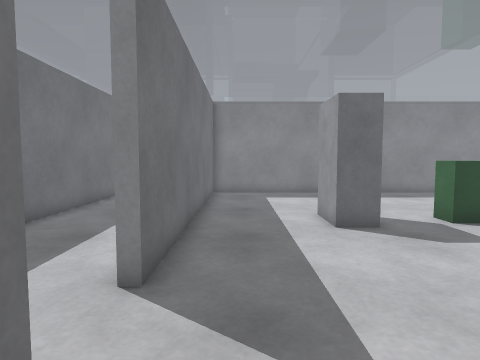
view 1 (above)

21 first-person views from a walk through a Gazebo world. The camera is 0.94 m above the floor, tilts 4° down and sees 75° across. The floor is counted in squares, 0.5 m on a side. Each view is taken from the middle of a square. On the plan, view 1 faces up. The plan holds only what a view shows up to about 17 squares ahead; the rest is blank. The place goes on beyond the plan.

view 2
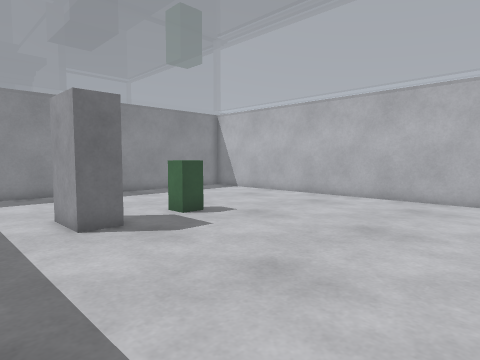

view 3
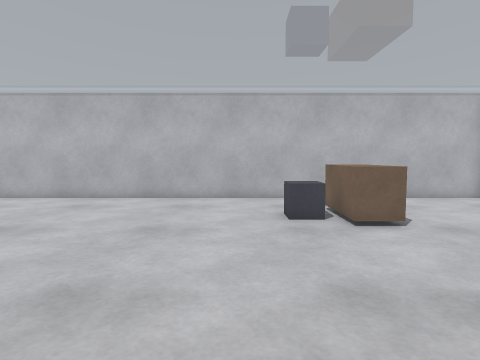

view 4
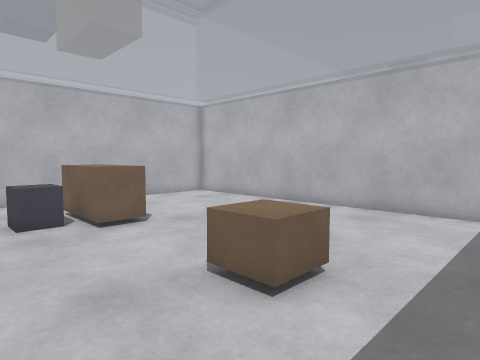

view 5
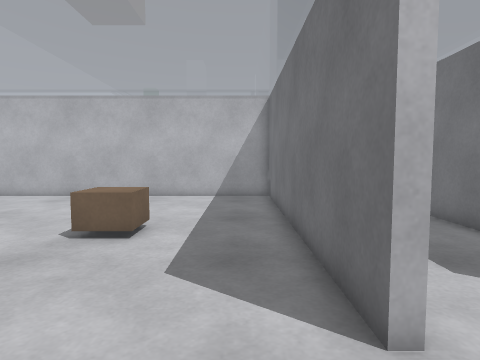

view 6
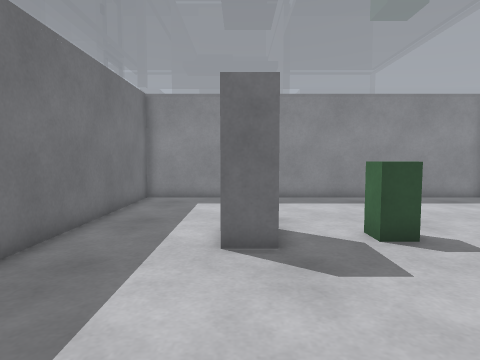

view 7
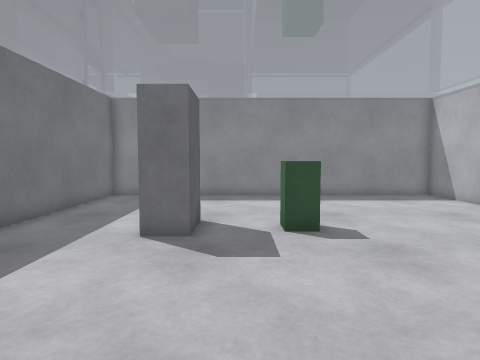

view 8
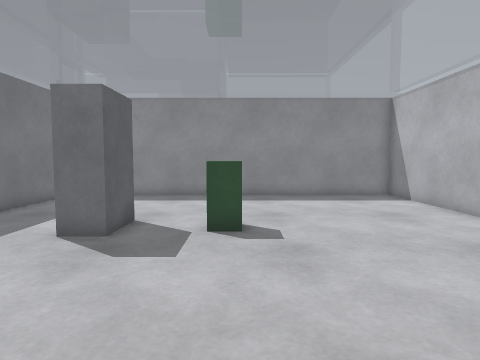

view 9
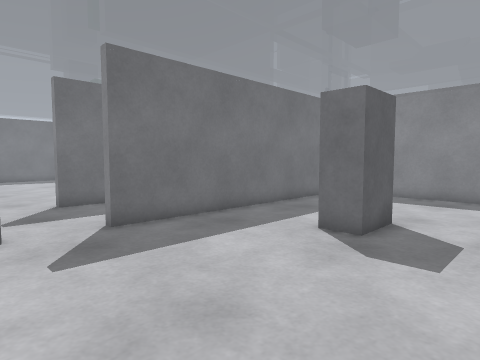

view 10
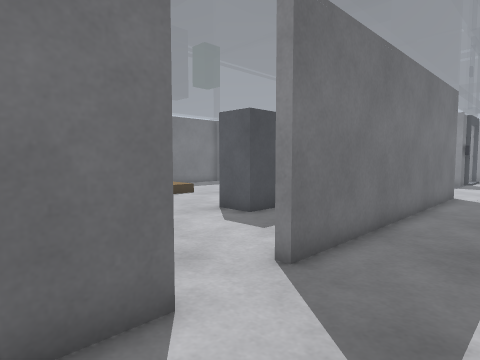

view 11
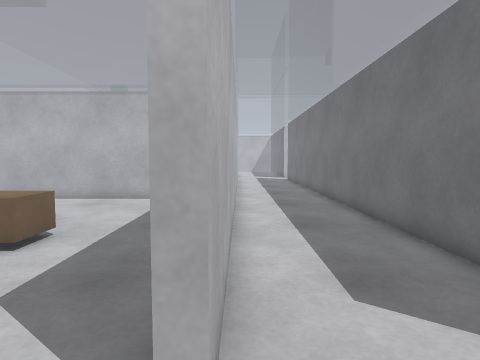

view 12
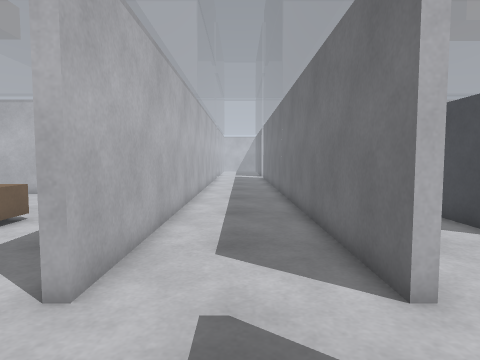

view 13
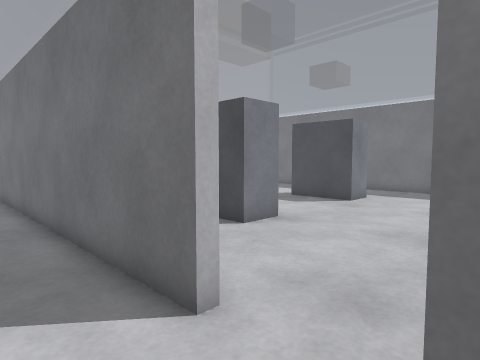

view 14
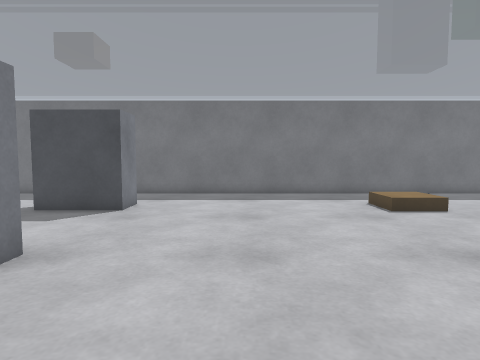

view 15
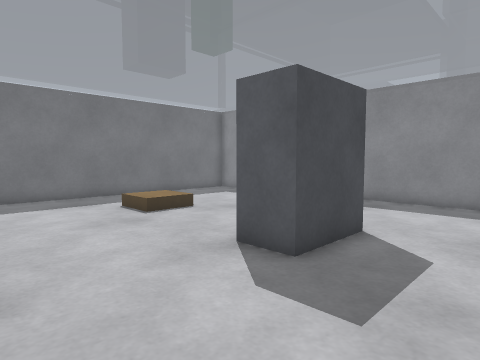

view 16
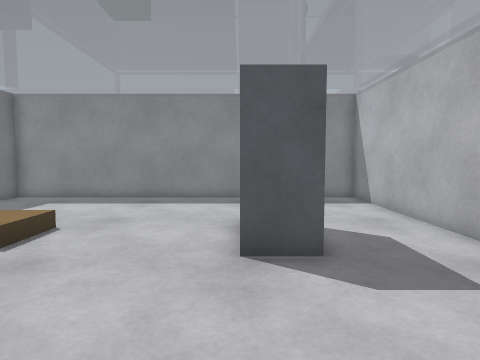

view 17
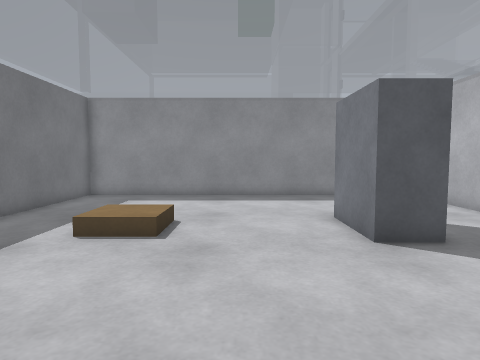

view 18
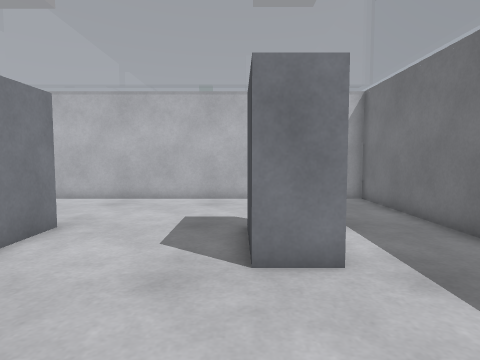

view 19
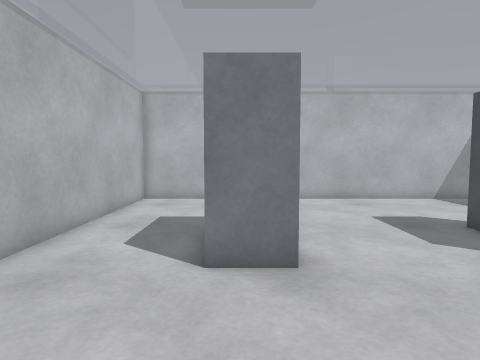

view 20
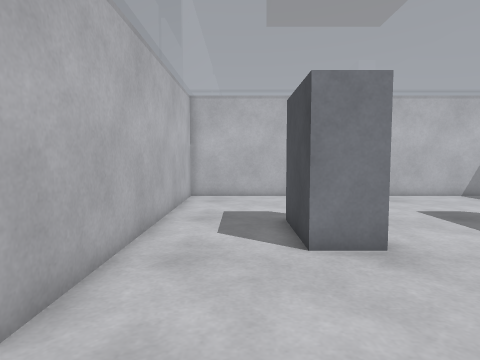

view 21
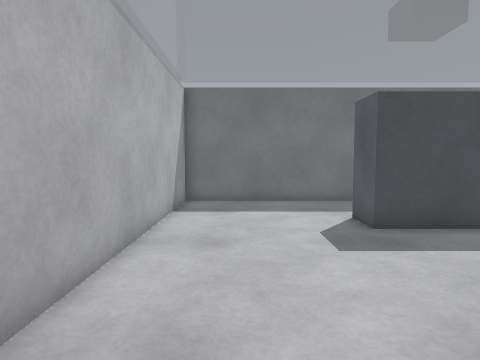

### Floor plan
Points are (right, up) in squares from view 1. A wall is a line through its corners. A room is listed if a view was taken in it or the views show most of it. See-through windows are left out.
Room 1 (views 1, 2, 3, 4, 5, 6, 7, 8, 9)
walls: (-1.4, 2.1) (-1.4, -10.4) (12.9, -10.4); (14.6, -10.4) (14.6, 16.9) (-1.4, 16.9) (-1.4, 4.5)
ways out: opening at (-1.5, 3.5) to room 2
objects: brown box (3, -4) to (4, -2); grey box (3, 8) to (4, 10); green box (6, 9) to (7, 10); brown box (9, -4) to (11, -2); grey box (9, -2) to (11, -1)
Room 2 (views 10, 11, 12, 13, 14, 15)
walls: (-6.6, 2.1) (-6.2, 2.1) (-6.2, -11.5); (-1.4, 4.5) (-1.9, 4.5); (-1.8, -11.1) (-1.8, 2.1) (-1.4, 2.1); (-6.2, 17.4) (-6.2, 4.5) (-6.6, 4.5)
ways out: opening at (-1.5, 3.5) to room 1; opening at (-6.5, 3.5) to room 3
Room 3 (views 16, 17, 18, 19, 20, 21)
walls: (-6.6, 9) (-6.6, 16.9) (-22.6, 16.9) (-22.6, -10.4) (-6.6, -10.4) (-6.6, 2.1)
ways out: opening at (-6.5, 3.5) to room 2
objects: grey box (-19, -4) to (-17, -1); brown box (-19, 8) to (-17, 10); grey box (-12, -4) to (-10, -1); grey box (-12, 8) to (-10, 11)

Positions as (right, up) in squares from view 1, and headings:
1: (0, 0), facing up
2: (0, 0), facing up-right
3: (0, 1), facing right
4: (0, 1), facing down-right
5: (0, 5), facing down
6: (3, 2), facing up
7: (5, 1), facing up
8: (7, 1), facing up
9: (7, 1), facing up-left
10: (-3, 0), facing up-left
11: (-2, 4), facing down
12: (-4, 6), facing down
13: (-4, 5), facing down-left
14: (-6, 3), facing left
15: (-7, 3), facing up-left
16: (-12, 2), facing up
17: (-15, 1), facing up
18: (-17, 4), facing down
19: (-11, 4), facing down
20: (-9, 5), facing down
21: (-9, -8), facing left
